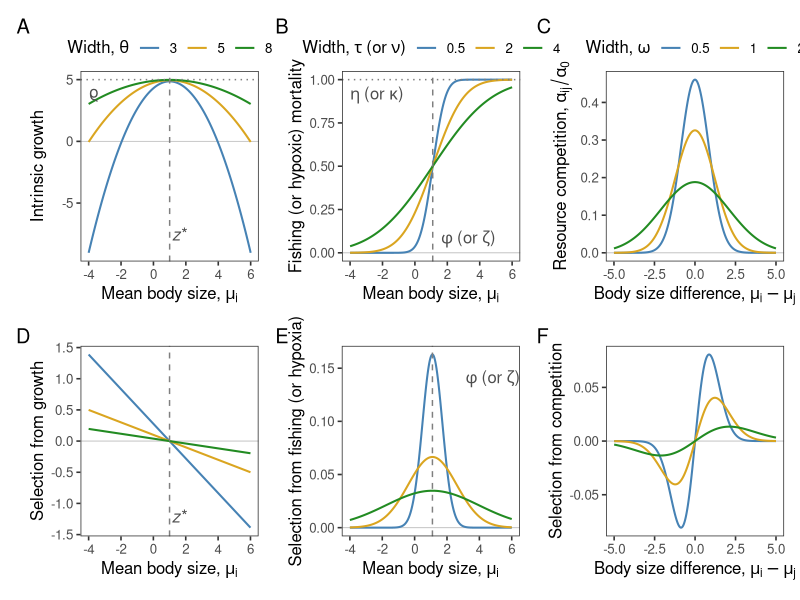

Write R code to recreate this figure.
# Schematic figure of the functional forms in the eco-evolutionary model.
#
# Top row: the terms under the underbraces of Eq. 3, as functions of the mean
# trait: intrinsic growth (parabola), fishing / hypoxic mortality (sigmoid),
# and resource competition (Gaussian).
# Bottom row: the corresponding terms under the underbraces of Eq. 4. Each
# equals sigma^2 times the derivative of the term directly above it (up to the
# sign with which the term enters the equations).
# In each column, the width parameter is varied (colours); all other parameters
# are set to their Fig. 1 values. Dashed vertical lines mark the location
# parameters, dotted horizontal lines the height parameters.
#
# Run from the repository root; the figure is saved to figures/.

library(tidyverse)
library(patchwork)


Q <- function(z) pnorm(sqrt(2) * z) # (erf(z) + 1) / 2, as in the manuscript

# Fig. 1 parameter values (not varied here):
v <- 0.5^2 # Trait variance sigma^2
rho <- 5 # Maximum intrinsic growth rate
zstar <- 1 # Optimal body size
eta <- 1 # Fishing effort (or kappa: maximum hypoxic mortality)
phi <- 1.1 # Midpoint of fishing (or zeta: of hypoxic) mortality

cols <- c("steelblue", "goldenrod", "forestgreen")
mu_range <- seq(-4, 6, l = 401)
dmu_range <- seq(-5, 5, l = 401)
font_size <- 12 # Base font size (pt), also used for in-panel annotations


# Data ---------------------------------------------------------------------

# Intrinsic growth, varying theta
d_growth <- crossing(mu = mu_range, par = c(3, 5, 8)) |>
  mutate(term = rho * (par^2 - (zstar - mu)^2 - v) / par^2,
         sel  = 2 * rho * v * (zstar - mu) / par^2)

# Fishing or hypoxic mortality, varying tau (or nu)
d_mort <- crossing(mu = mu_range, par = c(0.5, 2, 4)) |>
  mutate(s    = sqrt(2 * v + par^2),
         term = eta * Q((mu - phi) / s),
         sel  = eta * v * exp(-(mu - phi)^2 / s^2) / sqrt(pi * s^2))

# Resource competition per unit alpha_0 N_j (with alpha_I = 1), varying omega;
# the competitor's trait variance is set equal to the focal species'
d_comp <- crossing(mu = dmu_range, par = c(0.5, 1, 2)) |>
  mutate(s2   = 2 * v + par^2,
         term = exp(-mu^2 / (2 * s2)) / sqrt(2 * pi * s2),
         sel  = mu * v / s2 * term)


# Plotting -----------------------------------------------------------------

plot_fn <- function(d, y, xlab, ylab, collab, legend = TRUE) {
  ggplot(d, aes(x = mu, y = {{y}}, colour = as_factor(par))) +
    geom_hline(yintercept = 0, colour = "grey75", linewidth = 0.3) +
    geom_line(linewidth = 0.7) +
    scale_colour_manual(values = cols) +
    labs(x = xlab, y = ylab, colour = collab) +
    theme_bw(base_size = font_size) +
    theme(panel.grid = element_blank(),
          legend.position = if (legend) "top" else "none",
          legend.margin = margin(0, 0, -4, 0),
          legend.key.width = unit(1.2, "lines"))
}

# Dashed vertical line and label marking a location parameter
mark_location <- function(x, label, y, hjust = -0.15) {
  list(geom_vline(xintercept = x, linetype = "dashed", colour = "grey50"),
       annotate("text", x = x, y = y, label = label, parse = TRUE,
                hjust = hjust, colour = "grey30", size = font_size / .pt))
}

# Dotted horizontal line and label marking a height parameter
mark_height <- function(y, label, x, vjust = 1.4, parse = TRUE) {
  list(geom_hline(yintercept = y, linetype = "dotted", colour = "grey50"),
       annotate("text", x = x, y = y, label = label, parse = parse,
                hjust = 0, vjust = vjust, colour = "grey30",
                size = font_size / .pt))
}

mu_lab <- expression("Mean body size," ~ mu[i])
dmu_lab <- expression("Body size difference," ~ mu[i] - mu[j])
mort_par <- expression("Width," ~ tau ~ "(or" ~ nu * ")")

p_growth <- d_growth |>
  plot_fn(term, mu_lab, "Intrinsic growth", expression("Width," ~ theta)) +
  mark_location(zstar, "italic(z) * \"*\"", y = -7.5) +
  # Plotmath has no varrho, so use the Unicode character:
  mark_height(rho, "\u03F1", x = min(mu_range), parse = FALSE)

p_mort <- d_mort |>
  plot_fn(term, mu_lab, "Fishing (or hypoxic) mortality", mort_par) +
  mark_location(phi, "phi ~ \"(or\" ~ zeta * \")\"", y = 0.08) +
  mark_height(eta, "eta ~ \"(or\" ~ kappa * \")\"", x = min(mu_range))

p_comp <- d_comp |>
  plot_fn(term, dmu_lab, expression("Resource competition," ~
                                      alpha[ij] / alpha[0]),
          expression("Width," ~ omega))

p_growth_sel <- d_growth |>
  plot_fn(sel, mu_lab, "Selection from growth", NULL, legend = FALSE) +
  mark_location(zstar, "italic(z) * \"*\"", y = -1.2)

p_mort_sel <- d_mort |>
  plot_fn(sel, mu_lab, "Selection from fishing (or hypoxia)", NULL,
          legend = FALSE) +
  mark_location(phi, "phi ~ \"(or\" ~ zeta * \")\"", y = 0.14, hjust = -0.6)

p_comp_sel <- d_comp |>
  plot_fn(sel, dmu_lab, "Selection from competition", NULL, legend = FALSE)


fig <- (p_growth + p_mort + p_comp) /
  (p_growth_sel + p_mort_sel + p_comp_sel) +
  plot_annotation(tag_levels = "A")

# cairo_pdf is needed to render the Unicode varrho:
ggsave("figures/fig-functional-forms.pdf", fig, width = 9.5, height = 6,
       device = cairo_pdf)
